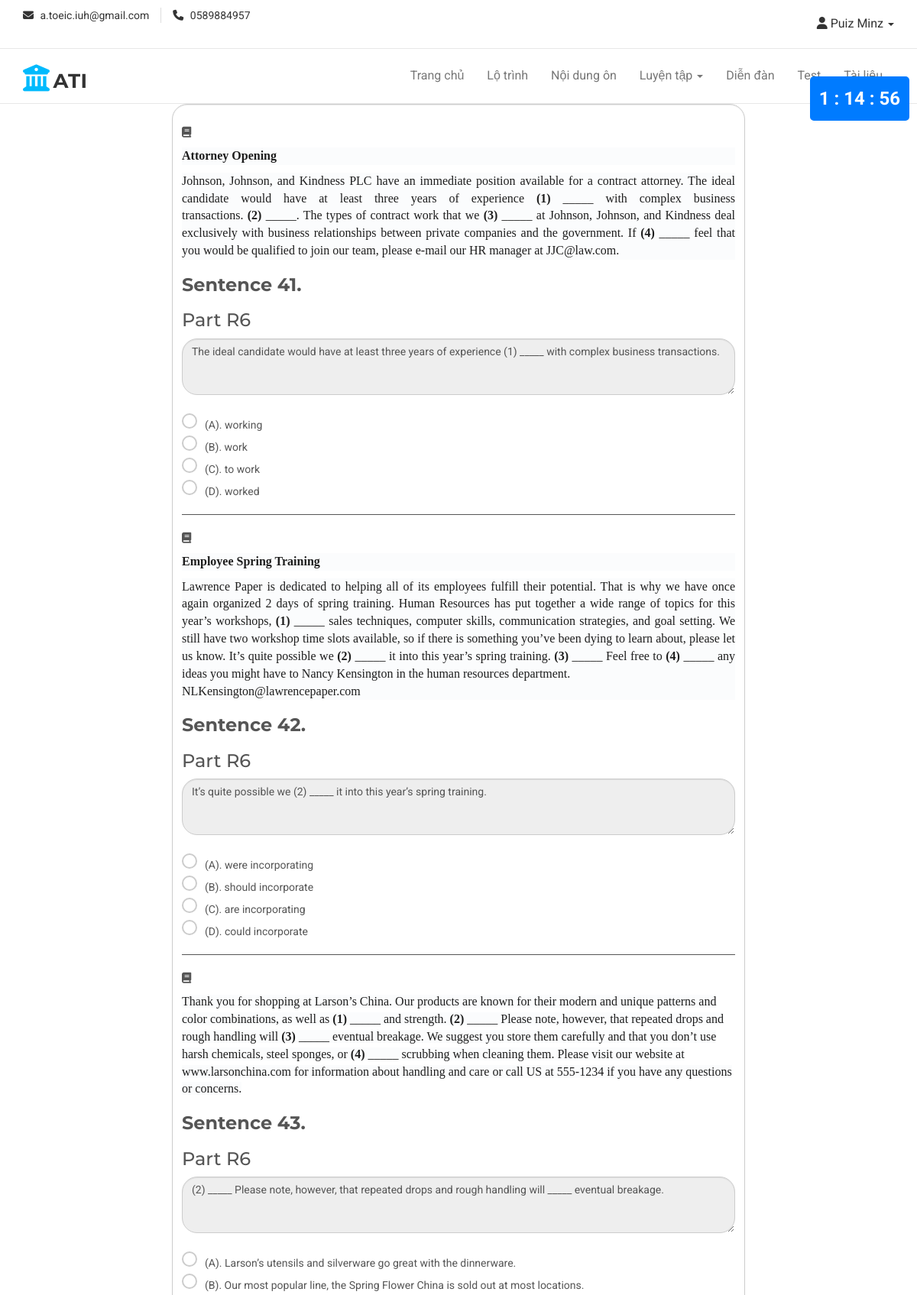
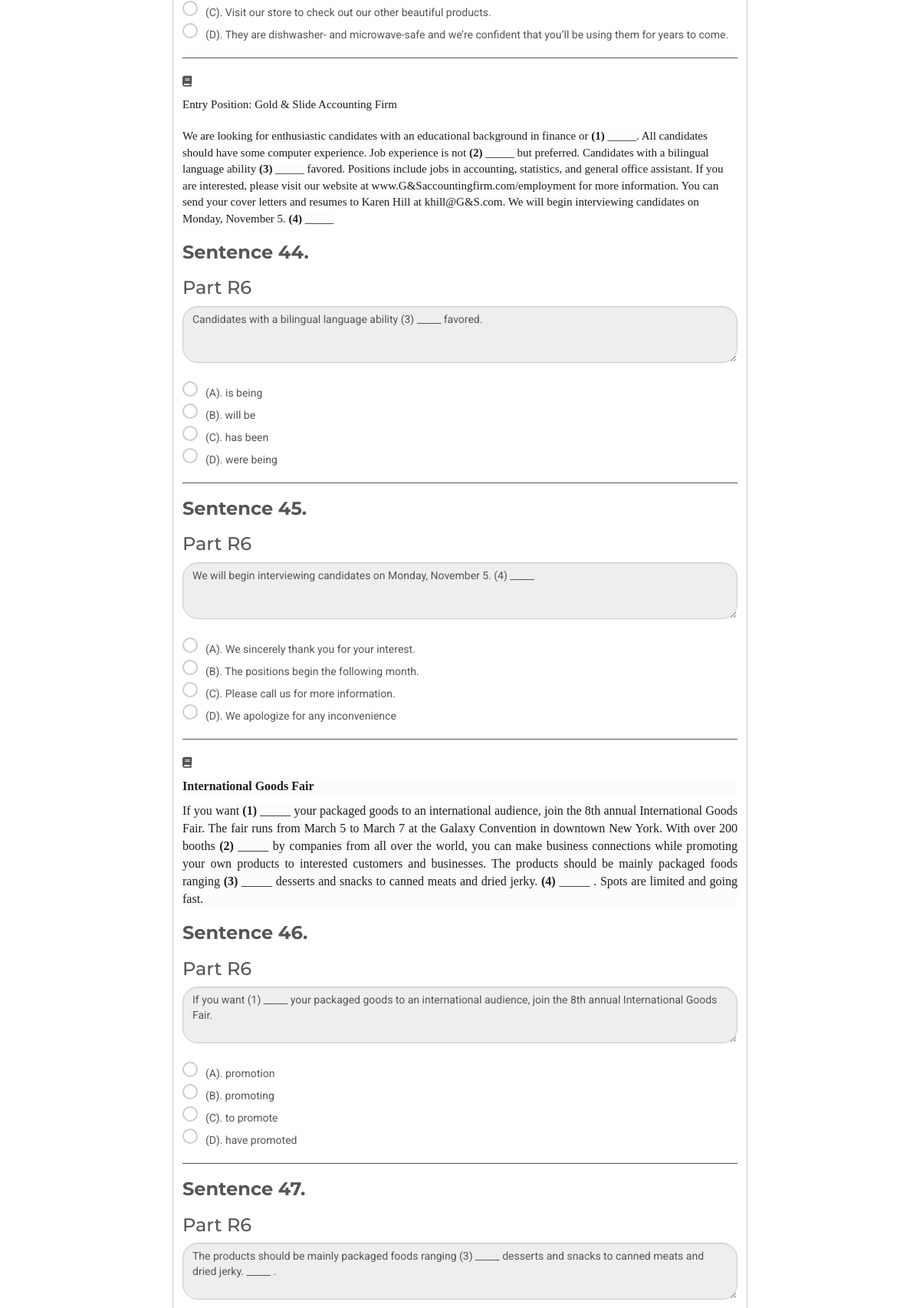
/view/DoTest.php?test=test3 (signed in, upper part), run on the app's committed database (2 pictures, top to bottom).
### tables this page shows
CREATE TABLE `dekiemtra_doanvan_noidungon` (
  `id` bigint(20) NOT NULL,
  `MaDe` varchar(10) NOT NULL,
  `MaDV` varchar(10) NOT NULL,
  `MaCH` bigint(20) NOT NULL
);

CREATE TABLE `doanvan` (
  `MaDV` varchar(10) NOT NULL,
  `MaPartDV` varchar(10) DEFAULT NULL,
  `NoidungDV` varchar(3000) DEFAULT NULL,
  `hinhanh` varchar(255) DEFAULT NULL
);

CREATE TABLE `noidungon` (
  `MaCH` bigint(20) NOT NULL,
  `MaPart` varchar(10) NOT NULL,
  `Cauhoi` longtext NOT NULL,
  `DapanA` varchar(200) NOT NULL,
  `DapanB` varchar(200) NOT NULL,
  `DapanC` varchar(200) NOT NULL,
  `DapanD` varchar(200) NOT NULL,
  `DapanDung` varchar(200) NOT NULL,
  `MaDV` varchar(10) DEFAULT NULL,
  `Hinh` varchar(256) DEFAULT NULL,
  `script` text DEFAULT NULL,
  `route_level` int(10) DEFAULT NULL
);

### model/mTest.php (called while the page is built, shortened)
<?php
    class mTest
    {
        function getReading($MaDV, $MaDe)
        {
            $conn=mysqli_connect('localhost','ayayatoe','tP94l7nyXH(9#B','ayayatoe_toeic');
		    mysqli_set_charset($conn ,'utf8');
            if($conn)
            {
                $sql = "select * from noidungon join dekiemtra_doanvan_noidungon on noidungon.MaCH = dekiemtra_doanvan_noidungon.MaCH where (noidungon.MaPart ='R5' or noidungon.MaPart ='R6' or noidungon.MaPart ='R7') and dekiemtra_doanvan_noidungon.MaDV='$MaDV' and dekiemtra_doanvan_noidungon.MaDe='$MaDe' GROUP BY dekiemtra_doanvan_noidungon.MaCH ORDER BY MaPart ASC";
                $qr = mysqli_query($conn,$sql);
                return $qr;
            }
            else
            {
                return false;
            }
        }
        function getParaR($MaDe)
        {
            $conn=mysqli_connect('localhost','ayayatoe','tP94l7nyXH(9#B','ayayatoe_toeic');
		    mysqli_set_charset($conn ,'utf8');
            if($conn)
            {
                $sql = "select * from dekiemtra_doanvan_noidungon join doanvan on doanvan.MaDV = dekiemtra_doanvan_noidungon.MaDV where (doanvan.MaPartDV !='L3' and doanvan.MaPartDV !='L4' and dekiemtra_doanvan_noidungon.MaDV != '0') and dekiemtra_doanvan_noidungon.MaDe = '$MaDe' GROUP BY dekiemtra_doanvan_noidungon.MaDV ORDER BY MaPartDV ASC";
                $qr = mysqli_query($conn,$sql);
                return $qr;
            }
            else
            {
                return false;
            }
        }
    }

### controller/cTest.php (called while the page is built, shortened)
<?php
    include('../model/mTest.php');
    class cTest
    {
        function reReading($MaDV, $MaDe)
        {
            $p= new mTest();
            $r = $p->getReading($MaDV, $MaDe);
            return $r;
        }
        function reParaR($MaDe)
        {
            $p= new mTest();
            $r = $p->getParaR($MaDe);
            return $r;
        }
    }

### view/DoTest.php (the view, shortened to what this page needs)
<?php
  include('header.php');
  include('../controller/cTest.php');
  $p = new cTest();
  if($_SESSION['vt']=='HV')
  {
      $MaDe = $_GET['test'];
      $hien = $p->reParaR($MaDe);
?>
<!DOCTYPE html>
<html lang="en">
<head>
</head>
<link rel="stylesheet" href="../assets/css/DoTest.css">
<link rel="stylesheet" href="../assets/css/img_aud.css">
<link rel="stylesheet" href="https://cdnjs.cloudflare.com/ajax/libs/font-awesome/6.4.0/css/all.min.css">
<body>
    <div class="container">
        <div class="row">
            <div class="col-md-8 col-md-offset-2 col-sm-10 col-sm-offset-1 col-xs-12 border">
                <form action="submit_test.php" method="post">
                <div class="form-control">
                    <?php
                        $count=41;
                        while($cot=mysqli_fetch_assoc($hien))
                        {
                            $re = $p->reReading($cot['MaDV'], $MaDe);
                            if($cot['MaDV']!=0)
                            {
                                ?>
                                    <br><div class="">
                                        <i class="fa-solid fa-book fa-beat-fade"></i><p><?php echo $cot['NoidungDV']; ?></p>
                                    </div>
                                <?php
                            }
                            while ($row=mysqli_fetch_assoc($re))
                            {
                                echo '<b><h3>Sentence ' . $count.'.</b></h3>';
                                $count++;
                                echo "<h3>Part ".$row['MaPart']."</h3>";
                    ?>
                                <textarea class="form-control" name="cauhoi" id="cauhoi" rows="3" readonly><?php echo $row['Cauhoi']; ?></textarea><br>
                                <ul>
                                    <li>
                                        <input type="radio" name="dapan_<?php echo $row['MaCH']; ?>" id="dapan_<?php echo $row['MaCH']; ?>" value="<?php echo $row['DapanA']; ?>"><?php echo '(A)'.'.'.' '.$row['DapanA']; ?>
                                    </li>
                                    <li>
                                        <input type="radio" name="dapan_<?php echo $row['MaCH']; ?>" id="dapan_<?php echo $row['MaCH']; ?>" value="<?php echo $row['DapanB']; ?>"><?php echo '(B)'.'.'.' '.$row['DapanB']; ?>
                                    </li>
                                    <li>
                                        <input type="radio" name="dapan_<?php echo $row['MaCH']; ?>" id="dapan_<?php echo $row['MaCH']; ?>" value="<?php echo $row['DapanC']; ?>"><?php echo '(C)'.'.'.' '.$row['DapanC']; ?>
                                    </li>
                                    <li>
                                        <input type="radio" name="dapan_<?php echo $row['MaCH']; ?>" id="dapan_<?php echo $row['MaCH']; ?>" value="<?php echo $row['DapanD']; ?>"><?php echo '(D)'.'.'.' '.$row['DapanD']; ?>
                                    </li>
                                </ul>
                                <input type="hidden" name="dapandung_<?php echo $row['MaCH']; ?>" id="dapandung_<?php echo $row['MaCH']; ?>" value="<?php echo $row['DapanDung']; ?>"><br>
                                <div style="border-bottom: 1px solid;"></div>
                    <?php
                            }
                        }
                    ?>
                    <button type="submit" name="donetestR" id="donetestR" class="btn btn-info btn-block">Done Test!</button><br>
                </div>
                </form>
                <div id="countdown">
                    <div>
                        <span id="h">Giờ</span> :
                        <span id="m">Phút</span> :
                        <span id="s">Giây</span>
                    </div>
                </div>
            </div>
        </div>
    </div>
</body>
</html>
<?php
  }
  elseif($_SESSION['vt']=='QTHT')
  {
    echo '<script>alert("Bạn không phải học viên !")</script>';
    echo '<script>window.location.href="../Admin/index.php"</script>';
  }
  else
  {
    echo '<script>alert("Bạn không phải học viên !")</script>';
    echo '<script>window.location.href="index.php"</script>';
  }
?>

### assets/css/style.css (style rules this page uses)
body { background-color: #ffffff; font-family: "Roboto", sans-serif; color: #333333; font-size: 16px; overflow-x: hidden; }
ul { padding: 0; margin: 0; list-style: none; }
h1, h2, h3, h4, h5, h6 { font-family: "Montserrat", sans-serif; }

### assets/css/DoTest.css (style rules this page uses)
.form-control { height: 100%; border-radius: 20px; }
input { cursor: pointer; }

### assets/css/img_aud.css (style rules this page uses)
input[type="radio"] { appearance: none; -webkit-appearance: none; -moz-appearance: none; width: 20px; height: 20px; border: 2px solid #ccc; border-radius: 50%; outline: none; margin-right: 10px; cursor: pointer; background-color: transparent; background-repeat: no-repeat; background-size: contain; background-position: center; }

### view/DoTest.php (style rules this page uses)
#countdown { position: fixed; top: 100px; right: 10px; font-size: 24px; font-weight: bold; color: #fff; background-color: #007bff; border: 2px solid #007bff; border-radius: 5px; padding: 10px; text-align: center; }

### data on the page
dekiemtra_doanvan_noidungon: MaDV.NoidungDV "Attorney Opening Johnson, Johnson, and Kindness PLC have an immediate position available for a contract attorney. The ideal candidate would have at least three years of experience (1) _____ with complex business transactions. (2) _____. The types of contract work that we (3) _____ at Johnson, Johnson, and Kindness deal exclusively with business relationships between private companies and the government. If (4) _____ feel that you would be qualified to join our team, please e-mail our HR manager at JJC@law.com.", MaCH.MaPart "R6", cauhoi "The ideal candidate would have at least three years of experience (1) _____ with complex business transactions.", MaCH.DapanA "working", MaCH.DapanB "work", MaCH.DapanC "to work", MaCH.DapanD "worked"
dekiemtra_doanvan_noidungon: MaDV.NoidungDV "Employee Spring Training Lawrence Paper is dedicated to helping all of its employees fulfill their potential. That is why we have once again organized 2 days of spring training. Human Resources has put together a wide range of topics for this year’s workshops, (1) _____ sales techniques, computer skills, communication strategies, and goal setting. We still have two workshop time slots available, so if there is something you’ve been dying to learn about, please let us know. It’s quite possible we (2) _____ it into this year’s spring training. (3) _____ Feel free to (4) _____ any ideas you might have to Nancy Kensington in the human resources department. NLKensington@lawrencepaper.com", MaCH.MaPart "R6", cauhoi "It’s quite possible we (2) _____ it into this year’s spring training.", MaCH.DapanA "were incorporating", MaCH.DapanB "should incorporate", MaCH.DapanC "are incorporating", MaCH.DapanD "could incorporate"
dekiemtra_doanvan_noidungon: MaDV.NoidungDV "Thank you for shopping at Larson’s China. Our products are known for their modern and unique patterns and color combinations, as well as (1) _____ and strength. (2) _____ Please note, however, that repeated drops and rough handling will (3) _____ eventual breakage. We suggest you store them carefully and that you don’t use harsh chemicals, steel sponges, or (4) _____ scrubbing when cleaning them. Please visit our website at www.larsonchina.com for information about handling and care or call US at 555-1234 if you have any questions or concerns.", MaCH.MaPart "R6", cauhoi "(2) _____ Please note, however, that repeated drops and rough handling will _____ eventual breakage.", MaCH.DapanA "Larson’s utensils and silverware go great with the dinnerware.", MaCH.DapanB "Our most popular line, the Spring Flower China is sold out at most locations.", MaCH.DapanC "Visit our store to check out our other beautiful products.", MaCH.DapanD "They are dishwasher- and microwave-safe and we’re confident that you’ll be using them for years to come."
dekiemtra_doanvan_noidungon: MaDV.NoidungDV "Entry Position: Gold & Slide Accounting Firm We are looking for enthusiastic candidates with an educational background in finance or (1) _____. All candidates should have some computer experience. Job experience is not (2) _____ but preferred. Candidates with a bilingual language ability (3) _____ favored. Positions include jobs in accounting, statistics, and general office assistant. If you are interested, please visit our website at www.G&Saccountingfirm.com/employment for more information. You can send your cover letters and resumes to Karen Hill at khill@G&S.com. We will begin interviewing candidates on Monday, November 5. (4) _____", MaCH.MaPart "R6", cauhoi "Candidates with a bilingual language ability (3) _____ favored.", MaCH.DapanA "is being", MaCH.DapanB "will be", MaCH.DapanC "has been", MaCH.DapanD "were being"
dekiemtra_doanvan_noidungon: MaCH.MaPart "R6", cauhoi "We will begin interviewing candidates on Monday, November 5. (4) _____", MaCH.DapanA "We sincerely thank you for your interest.", MaCH.DapanB "The positions begin the following month.", MaCH.DapanC "Please call us for more information.", MaCH.DapanD "We apologize for any inconvenience"
dekiemtra_doanvan_noidungon: MaDV.NoidungDV "International Goods Fair If you want (1) _____ your packaged goods to an international audience, join the 8th annual International Goods Fair. The fair runs from March 5 to March 7 at the Galaxy Convention in downtown New York. With over 200 booths (2) _____ by companies from all over the world, you can make business connections while promoting your own products to interested customers and businesses. The products should be mainly packaged foods ranging (3) _____ desserts and snacks to canned meats and dried jerky. (4) _____ . Spots are limited and going fast.", MaCH.MaPart "R6", cauhoi "If you want (1) _____ your packaged goods to an international audience, join the 8th annual International Goods Fair.", MaCH.DapanA "promotion", MaCH.DapanB "promoting", MaCH.DapanC "to promote", MaCH.DapanD "have promoted"
dekiemtra_doanvan_noidungon: MaCH.MaPart "R6", cauhoi "The products should be mainly packaged foods ranging (3) _____ desserts and snacks to canned meats and dried jerky. _____ ."

### other printed values
$r['TenUser'] "Puiz Minz"
